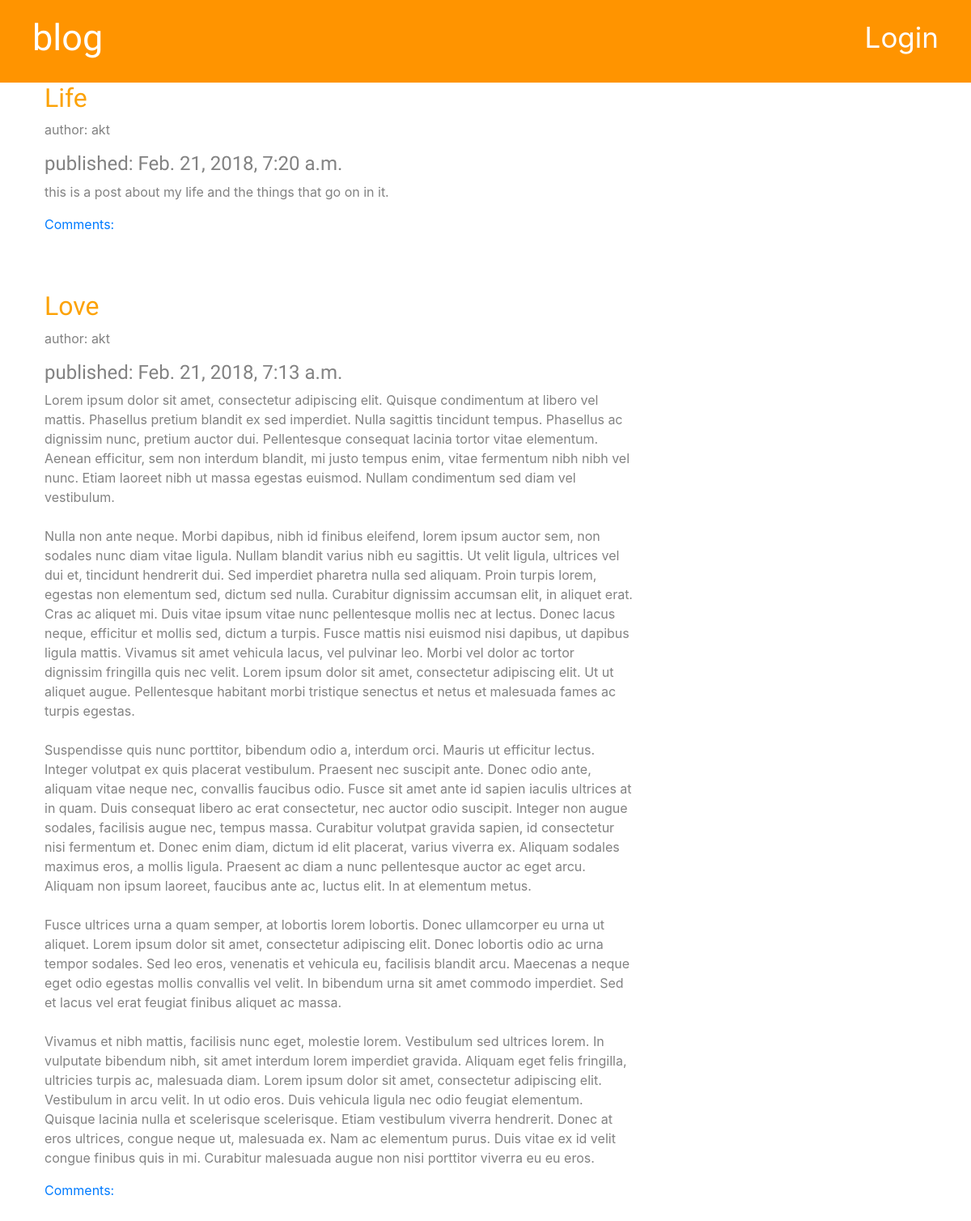
The page / on the database its author committed.
### posts/models.py (models this page shows, shortened)
class Post(models.Model):
    author = models.ForeignKey(settings.AUTH_USER_MODEL, on_delete=models.CASCADE)
    title = models.CharField(max_length=255)
    body = models.TextField()
    date_created = models.DateTimeField(default=timezone.now)
    date_mod = models.DateTimeField(blank=True, null=True)
    date_pub = models.DateTimeField(blank=True, null=True)

### posts/views.py (the view)
# urls.py: path('', views.post_list, name='post_list'),
def post_list(request):
    posts = Post.objects.filter(date_pub__lte=timezone.now()).order_by('-date_pub')
    return render(request, 'posts/post_list.html', {'posts': posts})

### posts/templates/posts/post_list.html
{% extends 'posts/base.html' %}
{% block content %}
  {% for post in posts %}
    <div class="post">
      <div class="date">
        <h2><a href="{% url 'post_detail' pk=post.pk %}">{{ post.title }}</a></h2>
        <p>author: {{ post.author.username }}</p>
        <h4>published: {{ post.date_pub }}</h4>
        <p>{{ post.body|linebreaksbr }}</p>
        <a href="{% url 'post_detail' pk=post.pk %}">Comments: {{ post.approved_comments.count }}</a>
      </div>
    </div>
  {% endfor %}
{% endblock %}

### posts/static/css/style.css (style rules this page uses)
h2 a { color: #FCA205; font-family: 'Lobster'; }
h1, h2, h3, h4 { font-family: "Lobster", cursive; }
.date, .author { color: #828282; }
.post { margin-bottom: 70px; }

### rows shown on the page
Post: title "Life", author.username "akt", date_pub "Feb. 21, 2018, 7:20 a.m.", body "this is a post about my life and the things that go on in it."
Post: title "Love", author.username "akt", date_pub "Feb. 21, 2018, 7:13 a.m.", body "Lorem ipsum dolor sit amet, consectetur adipiscing elit. Quisque condimentum at libero vel mattis. Phasellus pretium blandit ex sed imperdiet. Nulla sagittis tincidunt tempus. Phasellus ac dignissim nunc, pretium auctor dui. Pellentesque consequat lacinia tortor vitae elementum. Aenean efficitur, sem non interdum blandit, mi justo tempus enim, vitae fermentum nibh nibh vel nunc. Etiam laoreet nibh ut massa egestas euismod. Nullam condimentum sed diam vel vestibulum. Nulla non ante neque. Morbi dapibus, nibh id finibus eleifend, lorem ipsum auctor sem, non sodales nunc diam vitae ligula. Nullam blandit varius nibh eu sagittis. Ut velit ligula, ultrices vel dui et, tincidunt hendrerit dui.…"
